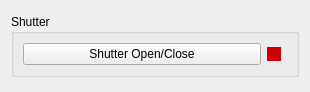
<?xml version="1.0" encoding="UTF-8"?>
<ui version="4.0">
 <class>Form</class>
 <widget class="QWidget" name="Form">
  <property name="geometry">
   <rect>
    <x>0</x>
    <y>0</y>
    <width>310</width>
    <height>92</height>
   </rect>
  </property>
  <property name="sizePolicy">
   <sizepolicy hsizetype="Preferred" vsizetype="Fixed">
    <horstretch>0</horstretch>
    <verstretch>0</verstretch>
   </sizepolicy>
  </property>
  <property name="windowTitle">
   <string>Form</string>
  </property>
  <layout class="QGridLayout" name="gridLayout_2">
   <item row="0" column="0">
    <widget class="QStackedWidget" name="stackedWidget">
     <property name="sizePolicy">
      <sizepolicy hsizetype="Preferred" vsizetype="Fixed">
       <horstretch>0</horstretch>
       <verstretch>0</verstretch>
      </sizepolicy>
     </property>
     <property name="currentIndex">
      <number>1</number>
     </property>
     <widget class="QWidget" name="page_experiment">
      <property name="sizePolicy">
       <sizepolicy hsizetype="Ignored" vsizetype="Ignored">
        <horstretch>0</horstretch>
        <verstretch>0</verstretch>
       </sizepolicy>
      </property>
     </widget>
     <widget class="QWidget" name="page_alignment">
      <property name="sizePolicy">
       <sizepolicy hsizetype="Preferred" vsizetype="Preferred">
        <horstretch>0</horstretch>
        <verstretch>0</verstretch>
       </sizepolicy>
      </property>
      <layout class="QGridLayout" name="gridLayout">
       <property name="leftMargin">
        <number>0</number>
       </property>
       <property name="topMargin">
        <number>0</number>
       </property>
       <property name="rightMargin">
        <number>0</number>
       </property>
       <property name="bottomMargin">
        <number>0</number>
       </property>
       <item row="0" column="0">
        <widget class="QGroupBox" name="groupBox_alignment">
         <property name="sizePolicy">
          <sizepolicy hsizetype="Preferred" vsizetype="Fixed">
           <horstretch>0</horstretch>
           <verstretch>0</verstretch>
          </sizepolicy>
         </property>
         <property name="title">
          <string>Shutter</string>
         </property>
         <layout class="QGridLayout" name="gridLayout_3">
          <item row="0" column="0">
           <widget class="QPushButton" name="pushButton_shutter">
            <property name="text">
             <string>Shutter Open/Close</string>
            </property>
           </widget>
          </item>
          <item row="0" column="1">
           <widget class="QCheckBox" name="checkBox">
            <property name="sizePolicy">
             <sizepolicy hsizetype="Fixed" vsizetype="Fixed">
              <horstretch>0</horstretch>
              <verstretch>0</verstretch>
             </sizepolicy>
            </property>
            <property name="styleSheet">
             <string notr="true">QCheckBox::indicator:checked
{
background-color: rgb(0, 198, 6)
}

QCheckBox::indicator:unchecked
{
background-color: rgb(202, 0, 3);
}</string>
            </property>
            <property name="text">
             <string/>
            </property>
           </widget>
          </item>
         </layout>
        </widget>
       </item>
      </layout>
     </widget>
    </widget>
   </item>
  </layout>
 </widget>
 <resources/>
 <connections/>
</ui>
